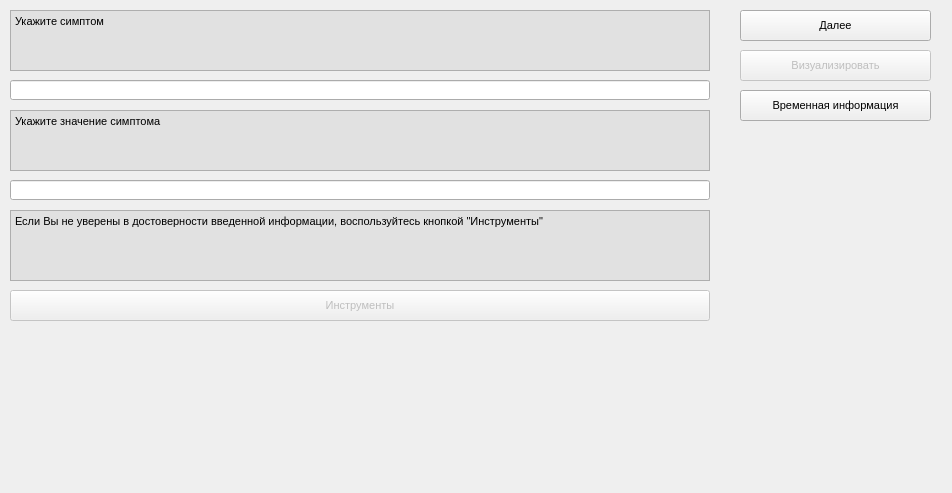
<?xml version="1.0" encoding="UTF-8"?>
<ui version="4.0">
 <class>QuestionAnswerForm</class>
 <widget class="QWidget" name="QuestionAnswerForm">
  <property name="geometry">
   <rect>
    <x>0</x>
    <y>0</y>
    <width>952</width>
    <height>493</height>
   </rect>
  </property>
  <property name="font">
   <font>
    <family>MS Shell Dlg 2</family>
    <pointsize>8</pointsize>
   </font>
  </property>
  <property name="windowTitle">
   <string>Диагностика живых объектов</string>
  </property>
  <widget class="QPushButton" name="nextButton">
   <property name="geometry">
    <rect>
     <x>740</x>
     <y>10</y>
     <width>191</width>
     <height>31</height>
    </rect>
   </property>
   <property name="text">
    <string>Далее</string>
   </property>
  </widget>
  <widget class="QPushButton" name="visualizeButton">
   <property name="enabled">
    <bool>false</bool>
   </property>
   <property name="geometry">
    <rect>
     <x>740</x>
     <y>50</y>
     <width>191</width>
     <height>31</height>
    </rect>
   </property>
   <property name="text">
    <string>Визуализировать</string>
   </property>
  </widget>
  <widget class="QTextBrowser" name="textBrowser_3">
   <property name="geometry">
    <rect>
     <x>10</x>
     <y>210</y>
     <width>700</width>
     <height>71</height>
    </rect>
   </property>
   <property name="mouseTracking">
    <bool>false</bool>
   </property>
   <property name="styleSheet">
    <string notr="true">background-color: rgb(225, 225, 225)</string>
   </property>
   <property name="html">
    <string>&lt;!DOCTYPE HTML PUBLIC &quot;-//W3C//DTD HTML 4.0//EN&quot; &quot;http://www.w3.org/TR/REC-html40/strict.dtd&quot;&gt;
&lt;html&gt;&lt;head&gt;&lt;meta name=&quot;qrichtext&quot; content=&quot;1&quot; /&gt;&lt;style type=&quot;text/css&quot;&gt;
p, li { white-space: pre-wrap; }
&lt;/style&gt;&lt;/head&gt;&lt;body style=&quot; font-family:'MS Shell Dlg 2'; font-size:8pt; font-weight:400; font-style:normal;&quot;&gt;
&lt;p style=&quot; margin-top:0px; margin-bottom:0px; margin-left:0px; margin-right:0px; -qt-block-indent:0; text-indent:0px;&quot;&gt;&lt;span style=&quot; font-family:'MS Shell Dlg 2'; font-size:8.25pt;&quot;&gt;Если Вы не уверены в достоверности введенной информации, воспользуйтесь кнопкой &amp;quot;Инструменты&amp;quot;&lt;/span&gt;&lt;/p&gt;&lt;/body&gt;&lt;/html&gt;</string>
   </property>
  </widget>
  <widget class="QPushButton" name="nefactorsButton">
   <property name="enabled">
    <bool>false</bool>
   </property>
   <property name="geometry">
    <rect>
     <x>10</x>
     <y>290</y>
     <width>700</width>
     <height>31</height>
    </rect>
   </property>
   <property name="text">
    <string>Инструменты</string>
   </property>
  </widget>
  <widget class="QPushButton" name="tempInfoButton">
   <property name="geometry">
    <rect>
     <x>740</x>
     <y>90</y>
     <width>191</width>
     <height>31</height>
    </rect>
   </property>
   <property name="text">
    <string>Временная информация</string>
   </property>
  </widget>
  <widget class="QLineEdit" name="questionEdit">
   <property name="geometry">
    <rect>
     <x>10</x>
     <y>80</y>
     <width>700</width>
     <height>20</height>
    </rect>
   </property>
   <property name="inputMask">
    <string/>
   </property>
   <property name="text">
    <string/>
   </property>
   <property name="placeholderText">
    <string/>
   </property>
  </widget>
  <widget class="QLineEdit" name="answerEdit">
   <property name="geometry">
    <rect>
     <x>10</x>
     <y>180</y>
     <width>700</width>
     <height>20</height>
    </rect>
   </property>
   <property name="text">
    <string/>
   </property>
   <property name="placeholderText">
    <string/>
   </property>
  </widget>
  <widget class="QPlainTextEdit" name="questionLabel">
   <property name="enabled">
    <bool>true</bool>
   </property>
   <property name="geometry">
    <rect>
     <x>10</x>
     <y>10</y>
     <width>700</width>
     <height>61</height>
    </rect>
   </property>
   <property name="styleSheet">
    <string notr="true">background-color: rgb(225, 225, 225)</string>
   </property>
   <property name="readOnly">
    <bool>true</bool>
   </property>
   <property name="plainText">
    <string>Укажите симптом</string>
   </property>
  </widget>
  <widget class="QPlainTextEdit" name="answerLabel">
   <property name="geometry">
    <rect>
     <x>10</x>
     <y>110</y>
     <width>700</width>
     <height>61</height>
    </rect>
   </property>
   <property name="styleSheet">
    <string notr="true">background-color: rgb(225, 225, 225)</string>
   </property>
   <property name="readOnly">
    <bool>true</bool>
   </property>
   <property name="plainText">
    <string>Укажите значение симптома</string>
   </property>
  </widget>
 </widget>
 <resources/>
 <connections/>
</ui>
